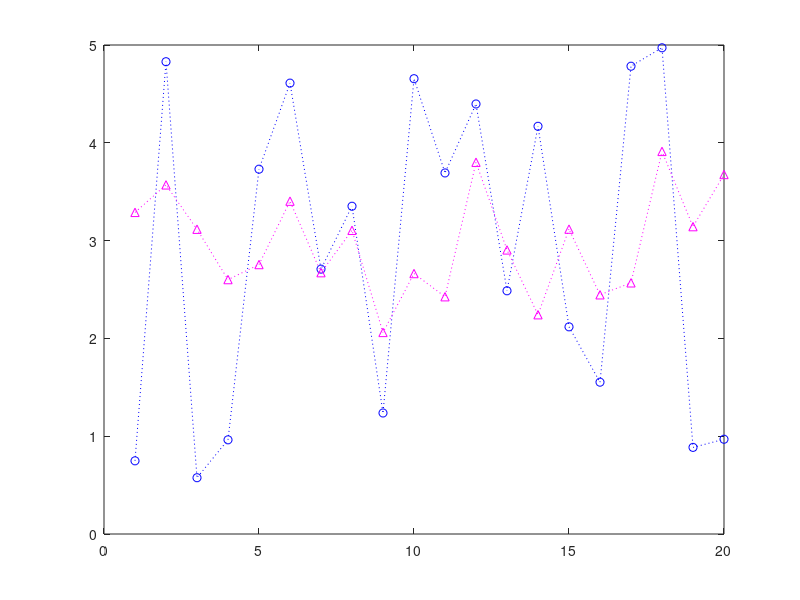
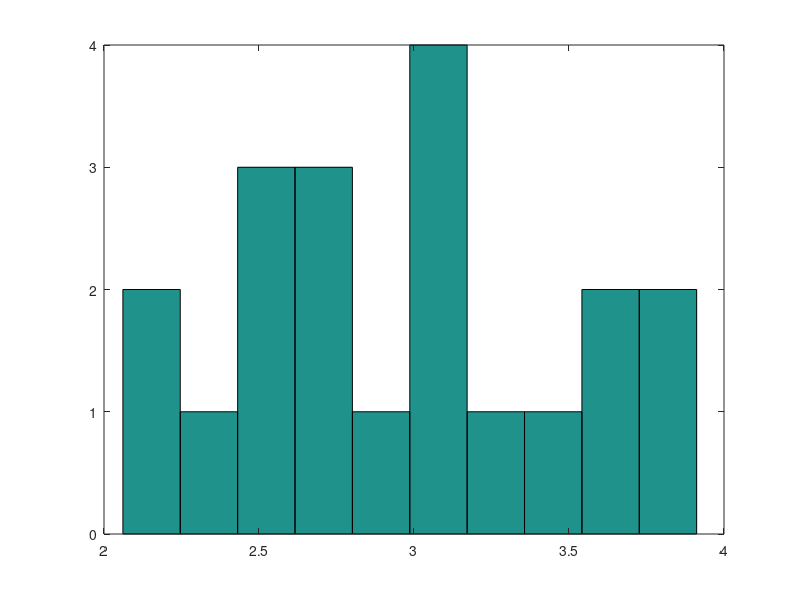
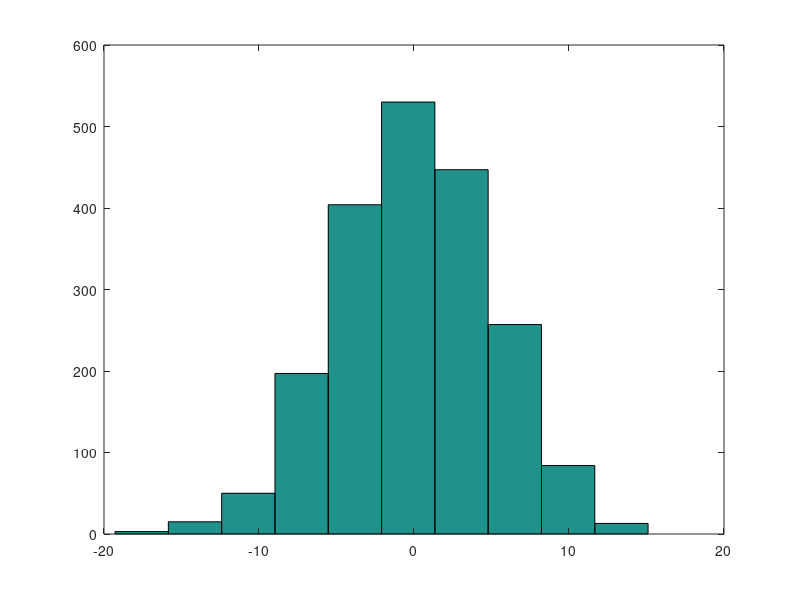

MATLAB code for these plots, in order:
clear all
clc

x = [1 2 3];
y = [1:10];

y2 = linspace(1,10,4); %Useful if number of data points needed is known, but not the interval

z = rand(3,4);
length(z); % largest dimension
size(z); %size of variable

a = 1;b=3;c=10;

if (a > b)
    fprintf('condition is true \n')
elseif (b < c)
    fprintf('condition is false \n')
end

d = 5*rand(20,1); %Normal
e = 2 + 2*rand(20,1);

for (i = 1:length(d))
    if d(i) > 2.5
        fprintf('value > 2.5\n')
    else 
        fprintf('value < 2.5\n')
    end    
end

figure(1)
plot(d, 'bo:');
hold on;
plot(e, 'm^:');

figure(2)
hist(e);

f = 5 * randn(2000, 1); %Uniform
figure(3)
hist(f);






